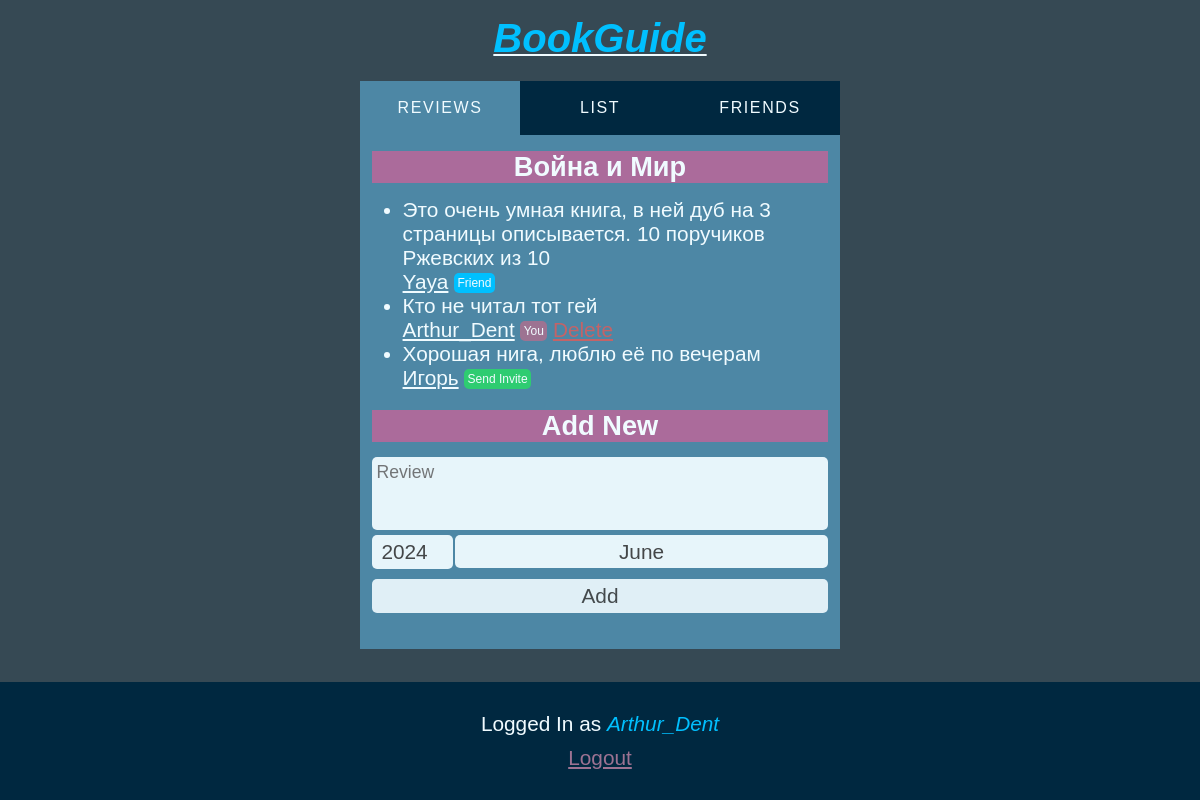
Page /reviews/1 (signed in) on the earlier database version.
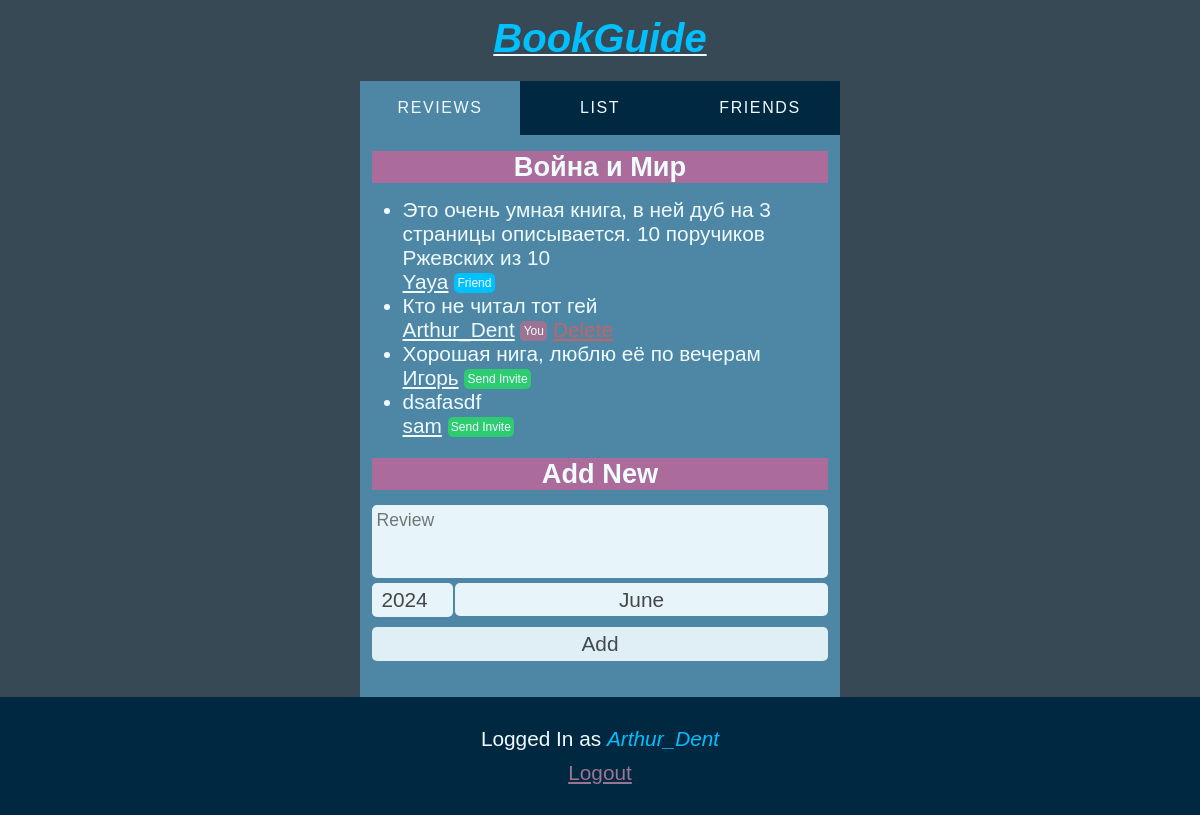
Same page on the later database version.
### list/models.py (models this page shows)
class Book(models.Model):
    title = models.CharField(max_length=100)

class Review(models.Model):
    user = models.ForeignKey(settings.AUTH_USER_MODEL, on_delete=models.CASCADE)
    text = models.TextField()
    book = models.ForeignKey(Book, on_delete=models.CASCADE)

### list/views.py (the view)
# urls.py: path('reviews/<int:pk>', views.reviews, name="reviews"),
def reviews(request, pk):
    book = get_object_or_404(Book, pk=pk)
    context = {
        'book': book,
        'reviews': Review.objects.filter(book=book),
        'invites_from_me': [invite.to_user.user for invite in request.user.profile.invites_from_me.all()],
        'current_tab': "reviews"
    }
    return render(request, 'reviews.html', context)

### list/templatetags/list_extras.py (called while the page is built)
@register.simple_tag
def range_inclusive(start, end):
    return map(str,range(int(start), int(end)+1))

@register.simple_tag
def month_name(index):
    index = str(index)
    if index == "1":
        return _("January")
    elif index == "2":
        return _("February")
    elif index == "3":
        return _("March")
    elif index == "4":
        return _("April")
    elif index == "5":
        return _("May")
    elif index == "6":
        return _("June")
    elif index == "7":
        return _("July")
    elif index == "8":
        return _("August")
    elif index == "9":
        return _("September")
    elif index == "10":
        return _("October")
    elif index == "11":
        return _("November")
    elif index == "12":
        return _("December")

### list/templates/reviews.html (shortened to what this page needs)
{% extends "base_list.html" %}
{% load list_extras %}
{% load i18n %}
{% block main %}
<main>
    <article>
        <h2>{{book.title}}</h2>
        <ul>
            {% for review in reviews %}
            <li>
                <p>{{review.text}}</p>
                <a href="{% url 'readonlylist' review.user.username %}">{{review.user.username}}</a>
                {% if review.user == request.user %}
                <span class="little-tag you">You</span>
                <a class="danger" href="{% url 'delreview' review.pk %}?next={{ request.get_full_path }}">Delete</a>
                {% elif review.user.profile in request.user.profile.friends.all %}
                <span class="little-tag friend" >Friend</span>
                {% elif review.user in invites_from_me %}
                <span class="little-tag invite-sent">Invite Sent</span>
                {% else %}
                <a id="send-invite-{{review.pk}}"class="little-tag send-invite" href="{% url 'send_invite' review.user.username %}?next={{request.get_full_path}}#send-invite-{{review.pk}}">Send Invite</a>
                {% endif %}
            </li>
            {% endfor %}
        </ul>
        <h2 id="new">{% trans 'Add New' %}</h2>
        <form action="{% url 'home' %}?next={{ request.get_full_path }}" method="post">
            <textarea required rows="3" placeholder="{% trans 'Review' %}" name="notes"></textarea>
            <div>
                <input type="number" max="{% now 'Y'%}" min="2000" name="year" value="{% now 'Y'%}">
                <select name="month">
                    {% now 'n' as curr_month %}
                    {% range_inclusive '1' '12' as months %}
                    {% for i in months %}
                    <option value="{{i}}"  {% if curr_month == i %} selected {% endif %}>
                        {% month_name i %}
                    {% endfor %}
                </select>
            </div>
            <button type="submit">{% trans 'Add' %}</button>
        </form>
    </article>
</main>
{% endblock %}

### list/templates/base_list.html (shortened to what this page needs)
{% extends "base_generic.html" %}
{% load list_extras %}
{% load i18n %}
{% block head %}
    {% load static %}
    <link rel="stylesheet" href="{% static 'list.css' %}" type="text/css">
    {% load static %}
    <link rel="stylesheet" href="{% static 'colors.css' %}" type="text/css">
{% endblock %}
{% block content %}
    <header>
        {% if another_owner.username %}
            <h1><em>{{ another_owner.username }}'s</em> <a href="{% url 'home' %}"><em>BookGuide</em></a></h1>
            {% if another_owner.username == request.user.username %}
                <span class="big-tag you">{% trans 'You' %}</span>
            {% elif another_owner.profile in request.user.profile.friends.all %}
                <span class="big-tag friend" >{% trans 'Friend' %}</span>
            {% elif another_owner in invites_from_me %}
                <span class="big-tag invite-sent">{% trans 'Invite Sent' %}</span>
            {% else %}
            <a class="big-tag send-invite" href="{% url 'send_invite' another_owner.username %}?next={{request.get_full_path}}">{% trans 'Send Invite' %}</a>
            {% endif %}
        {% else %}
            <h1><a href="{% url 'home' %}" ><em>BookGuide</em></a></h1>
        {% endif %}
    </header>
    <nav>
        <a {% if current_tab == 'reviews' %}selected{%endif%} href="{% url 'allbooks' %}">{% trans 'Reviews' %}</a>
        <a {% if current_tab == 'list' %}selected{%endif%} href="{% url 'home' %}">{% trans 'List' %}</a>
        <a {% if current_tab == 'friends' %}selected{%endif%} href="{% url 'friends' %}">{% trans 'Friends' %}</a>
    </nav>
    {% block main %}
    {% endblock %}
    <footer>
        {% if user.username %}
            <p>{% trans 'Logged In as' %} <em>{{ user.username }}</em></p>
            <a href="{% url 'logout' %}">{% trans 'Logout' %}</a>
        {% else %}
            <p>{% trans 'Not Logged In' %}</p>
            <em><a href="{% url 'login' %}">{% trans 'Login' %}</a></em>
        {% endif %}
    </footer>
{% endblock %}

### list/templates/base_generic.html (shortened to what this page needs)
{% load list_extras %}
<!DOCTYPE html>
<html lang="en">
<head>
    {% load static %}
    <link rel="stylesheet" href="{% static 'forms.css' %}" type="text/css">
    {% block head %}
    {% endblock %}
</head>
<body>
{% block content %}
{% endblock %}
<body>
</html>

### list/static/forms.css (style rules this page uses)
input, textarea, button, select, option { opacity: 0.95; padding: 5px; border-radius: 5px; background-color: var(--text-light) !important; color: var(--text-dark) !important; border: none; outline: none; }
textarea { font-size: 1.1rem; }
select { appearance: none; -webkit-appearance: none; -moz-appearance: none; height: 100%; text-align: center; }
button { margin-top: 5px; cursor: pointer; opacity: 0.9; }

### list/static/list.css (style rules this page uses)
html { font-size: 100%; }
* { font-size: 1.3rem; font-family: sans-serif; word-break: break-word; }
h1 { font-size: 1.5rem; }
.little-tag { font-size: 0.75rem; padding: 0.2rem; border-radius: 5px; vertical-align: middle; }
.you { background-color: var(--link-secondary); }
.send-invite { background-color: var(--green); text-decoration: none; }
.friend { background-color: var(--highlight); }
nav { width: min(30rem, 100%); margin: 0 auto; display: flex; justify-content: center; align-items: center; text-align: center; background-color: var(--nav); }
nav>a { font-size: 1rem; flex: 1 1 0px; padding: 2ch 0 ; text-transform: uppercase; letter-spacing: 0.1rem; text-decoration: none; }
nav>a[selected] { background-color: var(--main); }
header>h1 em, header>h1 em * { font-size: 2.5rem; }
h2, h2 span { font-size: 1.7rem; }
article { min-width: min(20ch, 100%); }
#new { margin-top: 20px; }
#new { min-width: min(30ch,100%); }
html { overflow-x: hidden; }
body { display: flex; flex-direction: column; min-height: 100vh; min-width: 100vw; margin: 0; }
header { display: flex; align-items: center; flex-direction: column; padding-bottom: 10px; width: 100%; }
main { width: min(30rem, 100%); margin: 0 auto; display: flex; align-items: center; flex-direction: column; padding: 1rem 1ch; box-sizing: border-box; }
h1,h2,h3 { text-align: center; }
h2 { margin: 0 0 15px 0; }
ul { margin: 0 0 20px 0; padding: 0; }
h1 { margin-bottom: 10px; }
form { display: flex; gap: 5px; flex-direction: column; }
form button { width: 100%; }
textarea { resize: none; }
input,textarea { width: 100%; box-sizing: border-box; }
li p { margin: 0; }
article:last-child { padding-bottom: 20px; }
li { margin: 0 31px; }
form>div { display: flex; }
form>div input[name="year"] { width: 7ch; margin: 0 2px 0 0 ; text-align: center; }
form>div select { width: 100%; text-align-last: center; text-align: center; height: 100%; }
form textarea { width: 100%; }
footer { margin-top: auto; margin-bottom: 0; width: 100%; padding-bottom: 30px; text-align: center; }
footer p { margin: 0 0 10px 0; padding-top: 30px; }
html { overscroll-behavior: none; }
body { background-color: var(--dark); }
header { background-color: var(--dark); }
main { background-color: var(--main); }
* { color: var(--text-light); }
h2 { background-color: var(--header-main); }
em, em * { color: var(--highlight); }
footer { background-color: var(--main-darker); }
footer a { color: var(--link-secondary); }
.danger { color: var(--danger); }

### list/static/colors.css (style rules this page uses)
html { --dark: #364954; --nav: #002840; --main: #4D87A5; --text-light: #F0FBFF; --text-dark: #444; --header-main: #AB6B9B; --header-secondary: #004D68; --highlight: #00C0FF; --danger: #C46367; --green: #2ECC71; --main-darker: #002840; --highlight-in-text: #9AAEBB; --highlight-in-header: #B8A6B3; --link-secondary: #9D7392; }

Differences in the rows shown:
added Review: text "dsafasdf", user.username "sam"
